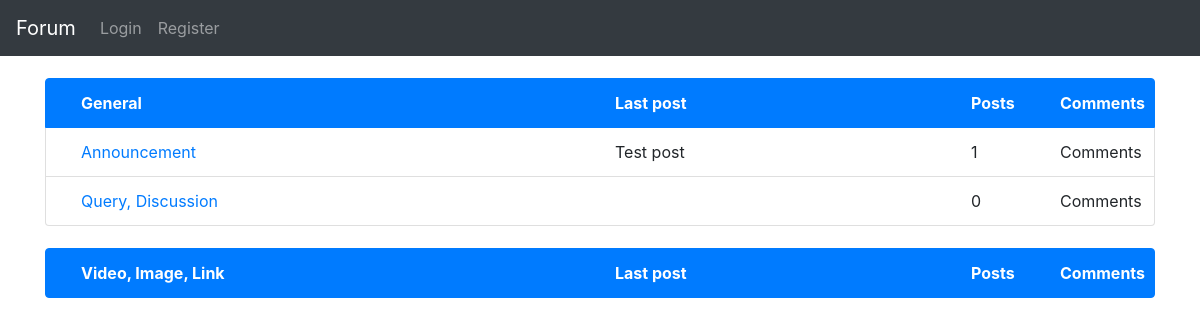
The page / on the database its author committed.
### myForum/models.py (models this page shows, shortened)
class Section(models.Model):
    title = models.CharField(max_length=265, blank=False, null=False, )
    description = models.CharField(max_length=500)
    def __str__(self):
        return self.title

class SubSection(models.Model):
    title = models.CharField(max_length=355, blank=False, null=False)
    description = models.CharField(max_length=500)
    section = models.ForeignKey(Section, related_name='section', on_delete=models.CASCADE, blank=False, null=False)
    def __str__(self):
        return self.title
    def latestpost(self):
        return self.subsection.order_by('-created_date')

class Posts(models.Model):
    title = models.CharField(max_length=355)
    content = models.TextField()
    created_date = models.DateTimeField(default=timezone.now())
    subsection = models.ForeignKey(SubSection, related_name='subsection', on_delete=models.CASCADE, blank=False,
                                   null=False)
    user = models.ForeignKey(User, on_delete=models.DO_NOTHING)

### myForum/views.py (the view)
# urls.py: path('', views.HomePage.as_view(), name='homepage'),
class HomePage(generic.ListView):
    model = models.Section

### myForum/templates/myForum/section_list.html
{% extends 'base.html' %}
{% block content %}
    {% for section in object_list %}
        <ul class="list-group" style="margin-top:2%">
            <li class="list-group-item list-group-item-action active" style="font-weight:bolder" aria-disabled="true">
                <div class="container">
                    <div class="row">
                        <div class="col-sm-6">{{ section }}</div>
                        <div class="col-sm-4">Last post</div>
                        <div class="col-sm-1">Posts</div>
                        <div class="col-sm-1">Comments</div>
                    </div>
                </div>
            </li>
            {% for subsection in section.section.all %}
                <li class="list-group-item">
                    <div class="container">
                        <div class="row">
                            <div class="col-sm-6">
                                <a href="{% url 'myForum:posts_list' subsection=subsection.title  %}">
                                    {{ subsection }}
                                </a>
                            </div>
                            {% with subsection.latestpost.all|first as post %}
                                <div class="col-sm-4">{{ post.title }}</div>
                            {% endwith %}
                            <div class="col-sm-1">{{subsection.subsection.count}}</div>
                            <div class="col-sm-1">Comments</div>
                        </div>
                    </div>
                </li>
            {% endfor %}
        </ul>
    {% endfor %}
{% endblock %}

### rows shown on the page
Section: title "General"
SubSection: title "Announcement", subsection.count "1"
Posts: title "Test post"
SubSection: title "Query, Discussion", subsection.count "0"
Section: title "Video, Image, Link"
